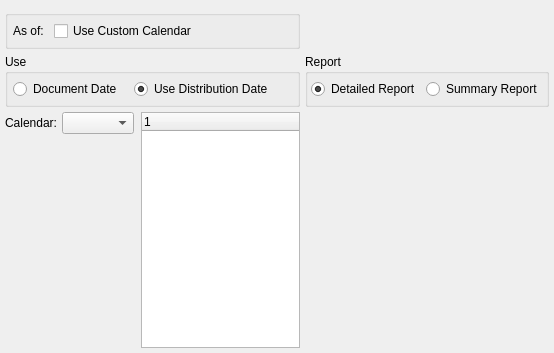
<?xml version="1.0" encoding="UTF-8"?>
<ui version="4.0">
 <comment>This file is part of the xTuple ERP: PostBooks Edition, a free and
open source Enterprise Resource Planning software suite,
Copyright (c) 1999-2019 by OpenMFG LLC, d/b/a xTuple.
It is licensed to you under the Common Public Attribution License
version 1.0, the full text of which (including xTuple-specific Exhibits)
is available at www.xtuple.com/CPAL.  By using this software, you agree
to be bound by its terms.</comment>
 <class>dspTimePhasedOpenAPItems</class>
 <widget class="QWidget" name="dspTimePhasedOpenAPItems">
  <property name="geometry">
   <rect>
    <x>0</x>
    <y>0</y>
    <width>554</width>
    <height>353</height>
   </rect>
  </property>
  <property name="windowTitle">
   <string>Payables Aging</string>
  </property>
  <layout class="QGridLayout" name="gridLayout">
   <item row="0" column="0">
    <widget class="VendorGroup" name="_vendorGroup"/>
   </item>
   <item row="1" column="0">
    <widget class="QGroupBox" name="_asofGroup">
     <property name="title">
      <string/>
     </property>
     <layout class="QHBoxLayout" name="horizontalLayout">
      <item>
       <widget class="QLabel" name="_asOfLit">
        <property name="text">
         <string>As of:</string>
        </property>
        <property name="buddy">
         <cstring>_asOf</cstring>
        </property>
       </widget>
      </item>
      <item>
       <widget class="DLineEdit" name="_asOf"/>
      </item>
      <item>
       <widget class="XCheckBox" name="_custom">
        <property name="text">
         <string>Use Custom Calendar</string>
        </property>
       </widget>
      </item>
      <item>
       <spacer name="horizontalSpacer">
        <property name="orientation">
         <enum>Qt::Horizontal</enum>
        </property>
        <property name="sizeHint" stdset="0">
         <size>
          <width>40</width>
          <height>20</height>
         </size>
        </property>
       </spacer>
      </item>
     </layout>
    </widget>
   </item>
   <item row="2" column="0">
    <widget class="QGroupBox" name="_useGroup">
     <property name="title">
      <string>Use</string>
     </property>
     <layout class="QHBoxLayout" name="_2">
      <property name="spacing">
       <number>12</number>
      </property>
      <item>
       <widget class="QRadioButton" name="_useDocDate">
        <property name="text">
         <string>Document Date</string>
        </property>
       </widget>
      </item>
      <item>
       <widget class="QRadioButton" name="_useDistDate">
        <property name="text">
         <string>Use Distribution Date</string>
        </property>
        <property name="checked">
         <bool>true</bool>
        </property>
       </widget>
      </item>
      <item>
       <spacer>
        <property name="orientation">
         <enum>Qt::Horizontal</enum>
        </property>
        <property name="sizeHint" stdset="0">
         <size>
          <width>13</width>
          <height>20</height>
         </size>
        </property>
       </spacer>
      </item>
     </layout>
    </widget>
   </item>
   <item row="2" column="1">
    <widget class="QGroupBox" name="_reptGroup">
     <property name="title">
      <string>Report</string>
     </property>
     <layout class="QHBoxLayout">
      <property name="leftMargin">
       <number>3</number>
      </property>
      <property name="topMargin">
       <number>0</number>
      </property>
      <property name="rightMargin">
       <number>3</number>
      </property>
      <property name="bottomMargin">
       <number>0</number>
      </property>
      <item>
       <widget class="QRadioButton" name="_detailedReport">
        <property name="text">
         <string>Detailed Report</string>
        </property>
        <property name="checked">
         <bool>true</bool>
        </property>
       </widget>
      </item>
      <item>
       <widget class="QRadioButton" name="_summaryReport">
        <property name="text">
         <string>Summary Report</string>
        </property>
       </widget>
      </item>
      <item>
       <spacer>
        <property name="orientation">
         <enum>Qt::Horizontal</enum>
        </property>
        <property name="sizeHint" stdset="0">
         <size>
          <width>0</width>
          <height>28</height>
         </size>
        </property>
       </spacer>
      </item>
     </layout>
    </widget>
   </item>
   <item row="3" column="0">
    <layout class="QHBoxLayout">
     <property name="spacing">
      <number>7</number>
     </property>
     <item>
      <layout class="QVBoxLayout">
       <property name="spacing">
        <number>0</number>
       </property>
       <item>
        <layout class="QHBoxLayout">
         <property name="spacing">
          <number>5</number>
         </property>
         <item>
          <widget class="QLabel" name="_calendarLit">
           <property name="text">
            <string>Calendar:</string>
           </property>
           <property name="alignment">
            <set>Qt::AlignRight|Qt::AlignTrailing|Qt::AlignVCenter</set>
           </property>
          </widget>
         </item>
         <item>
          <widget class="CalendarComboBox" name="_calendar"/>
         </item>
         <item>
          <spacer name="horizontalSpacer_2">
           <property name="orientation">
            <enum>Qt::Horizontal</enum>
           </property>
           <property name="sizeHint" stdset="0">
            <size>
             <width>40</width>
             <height>20</height>
            </size>
           </property>
          </spacer>
         </item>
        </layout>
       </item>
       <item>
        <spacer>
         <property name="orientation">
          <enum>Qt::Vertical</enum>
         </property>
         <property name="sizeType">
          <enum>QSizePolicy::Expanding</enum>
         </property>
         <property name="sizeHint" stdset="0">
          <size>
           <width>20</width>
           <height>0</height>
          </size>
         </property>
        </spacer>
       </item>
      </layout>
     </item>
     <item>
      <widget class="PeriodsListView" name="_periods">
       <property name="sizePolicy">
        <sizepolicy hsizetype="Expanding" vsizetype="Preferred">
         <horstretch>0</horstretch>
         <verstretch>0</verstretch>
        </sizepolicy>
       </property>
       <property name="minimumSize">
        <size>
         <width>0</width>
         <height>120</height>
        </size>
       </property>
      </widget>
     </item>
    </layout>
   </item>
  </layout>
 </widget>
 <layoutdefault spacing="5" margin="5"/>
 <customwidgets>
  <customwidget>
   <class>CalendarComboBox</class>
   <extends>XComboBox</extends>
   <header>calendarTools.h</header>
  </customwidget>
  <customwidget>
   <class>DLineEdit</class>
   <extends>QWidget</extends>
   <header>datecluster.h</header>
   <container>1</container>
  </customwidget>
  <customwidget>
   <class>PeriodsListView</class>
   <extends>XTreeWidget</extends>
   <header>calendarTools.h</header>
  </customwidget>
  <customwidget>
   <class>VendorGroup</class>
   <extends>QWidget</extends>
   <header>vendorgroup.h</header>
  </customwidget>
  <customwidget>
   <class>XCheckBox</class>
   <extends>QCheckBox</extends>
   <header>xcheckbox.h</header>
  </customwidget>
  <customwidget>
   <class>XComboBox</class>
   <extends>QComboBox</extends>
   <header>xcombobox.h</header>
  </customwidget>
  <customwidget>
   <class>XTreeWidget</class>
   <extends>QTreeWidget</extends>
   <header>xtreewidget.h</header>
   <container>1</container>
  </customwidget>
 </customwidgets>
 <tabstops>
  <tabstop>_asOf</tabstop>
  <tabstop>_custom</tabstop>
  <tabstop>_useDocDate</tabstop>
  <tabstop>_useDistDate</tabstop>
  <tabstop>_periods</tabstop>
 </tabstops>
 <resources/>
 <connections>
  <connection>
   <sender>_calendar</sender>
   <signal>newCalendarId(int)</signal>
   <receiver>_periods</receiver>
   <slot>populate(int)</slot>
   <hints>
    <hint type="sourcelabel">
     <x>154</x>
     <y>197</y>
    </hint>
    <hint type="destinationlabel">
     <x>590</x>
     <y>281</y>
    </hint>
   </hints>
  </connection>
  <connection>
   <sender>_calendar</sender>
   <signal>select(ParameterList&amp;)</signal>
   <receiver>_periods</receiver>
   <slot>load(ParameterList&amp;)</slot>
   <hints>
    <hint type="sourcelabel">
     <x>154</x>
     <y>197</y>
    </hint>
    <hint type="destinationlabel">
     <x>590</x>
     <y>281</y>
    </hint>
   </hints>
  </connection>
 </connections>
</ui>
